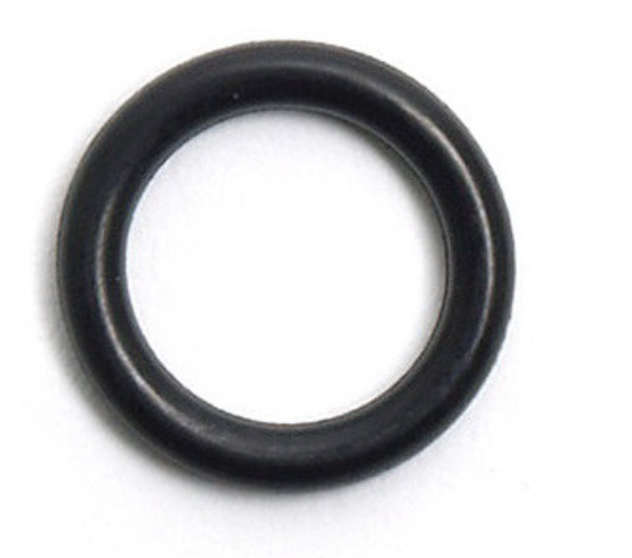
#> input picture oring.png, 632 x 558 px
$ python asdf.py
#> lines starting #> are read from the running program, lines starting #| are printed output that depends on the picture; after the words box and inside, x2 and y2 are one past the last pixel; in counts of white or black regions, pixels touching at a corner belong together
import cv2 as cv

img = cv.imread('oring.png')
#> img is the input picture: shape (558, 632, 3); mean B, G, R 202.2, 201, 200.9
img_gray = cv.cvtColor(img,cv.COLOR_BGR2GRAY)
#img_bin = cv.adaptiveThreshold(img_gray,255,cv.ADAPTIVE_THRESH_MEAN_C,cv.THRESH_BINARY,51,7)
ret,img_bin = cv.threshold(img_gray,127,255,cv.THRESH_BINARY)
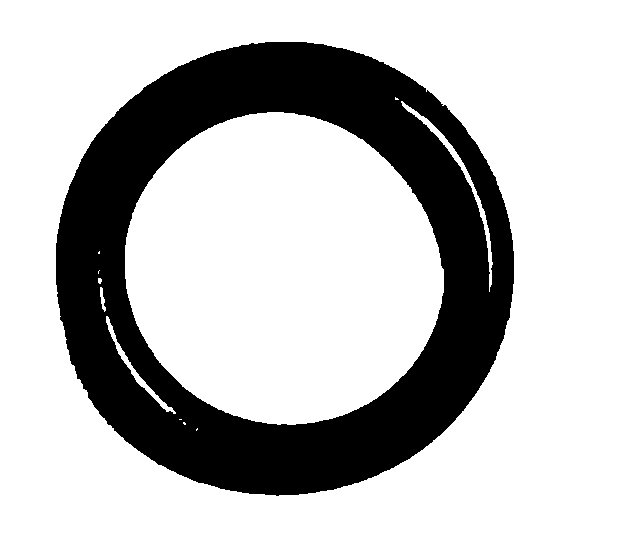
#> img_bin: shape (558, 632); 75.7% white; 1 black region, box (x1, y1, x2, y2) and area: (56, 42, 514, 496) 85752
'''
contour,hierarchy = cv.findContours(img_bin,cv.RETR_LIST,cv.CHAIN_APPROX_NONE)
for c in range(len(contour[:])):
    cv.drawContours(img,[contour[c]],0,(0,255,0),2)
    '''
cv.imshow('contour',img_bin)
while True:
    if cv.waitKey(1)&0xff==27:
#> (key Esc is pressed here)
        cv.destroyAllWindows()
        break

$ run again, with donut.jpeg saved as oring.png
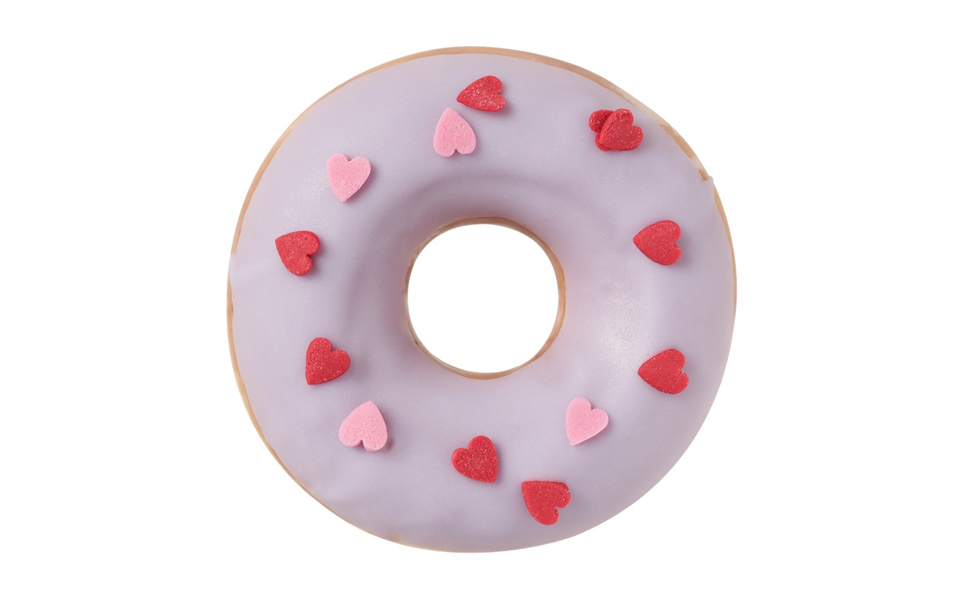
#> input picture donut.jpeg, 960 x 600 px
#> img is the input picture: shape (600, 960, 3); mean B, G, R 231.3, 227.1, 236.4
#> `img_gray = cv.cvtColor(img,cv.COLOR_BGR2GRAY)`:
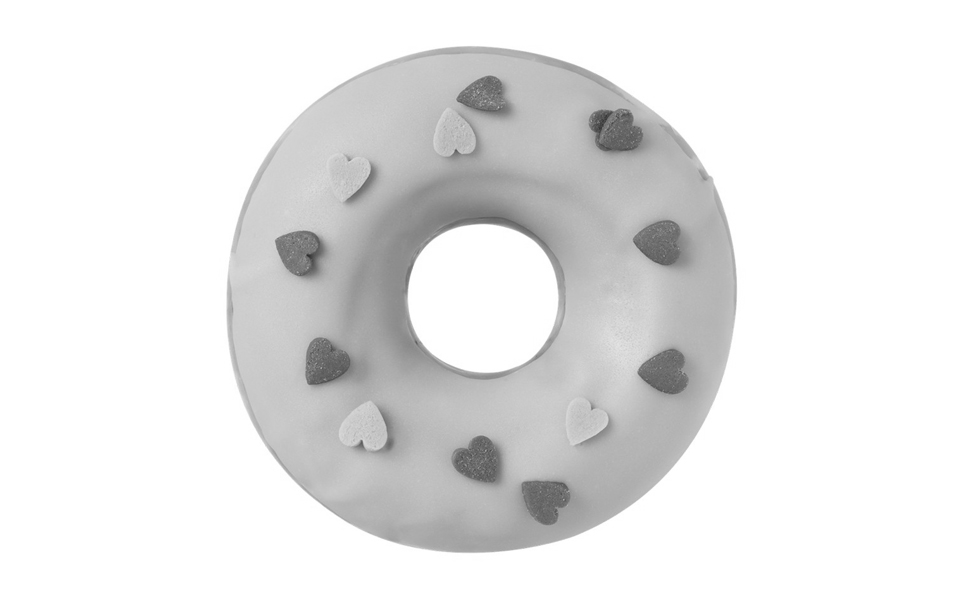
#> img_gray: shape (600, 960); min 45, max 255, mean 230.4
#> `ret,img_bin = cv.threshold(img_gray,127,255,cv.THRESH_BINARY)`:
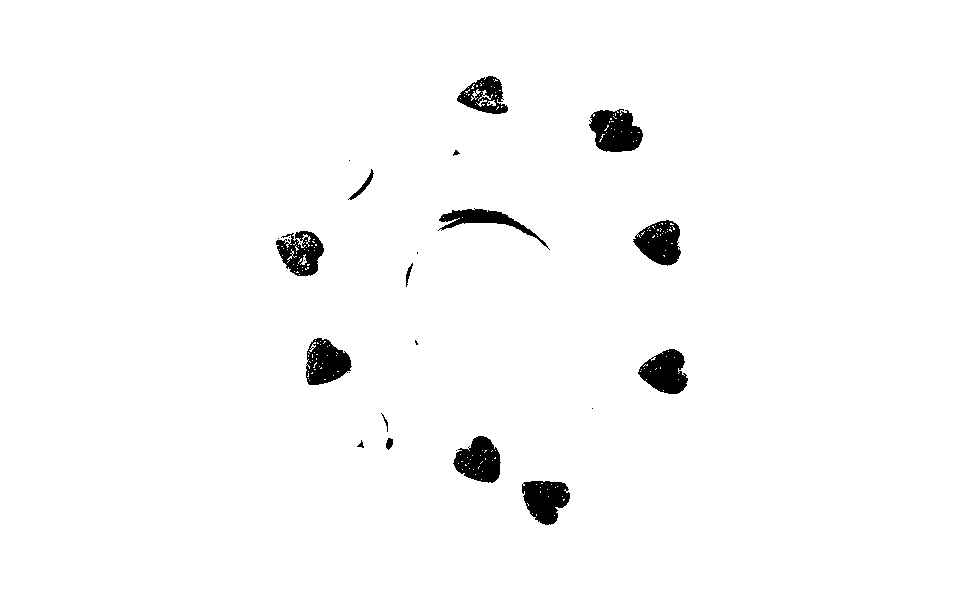
#> img_bin: shape (600, 960); 97.8% white; 26 black regions (11 under 20 px), largest, box (x1, y1, x2, y2) and area: (589, 109, 643, 152) 1683, (453, 436, 501, 483) 1513, (638, 349, 688, 394) 1498
